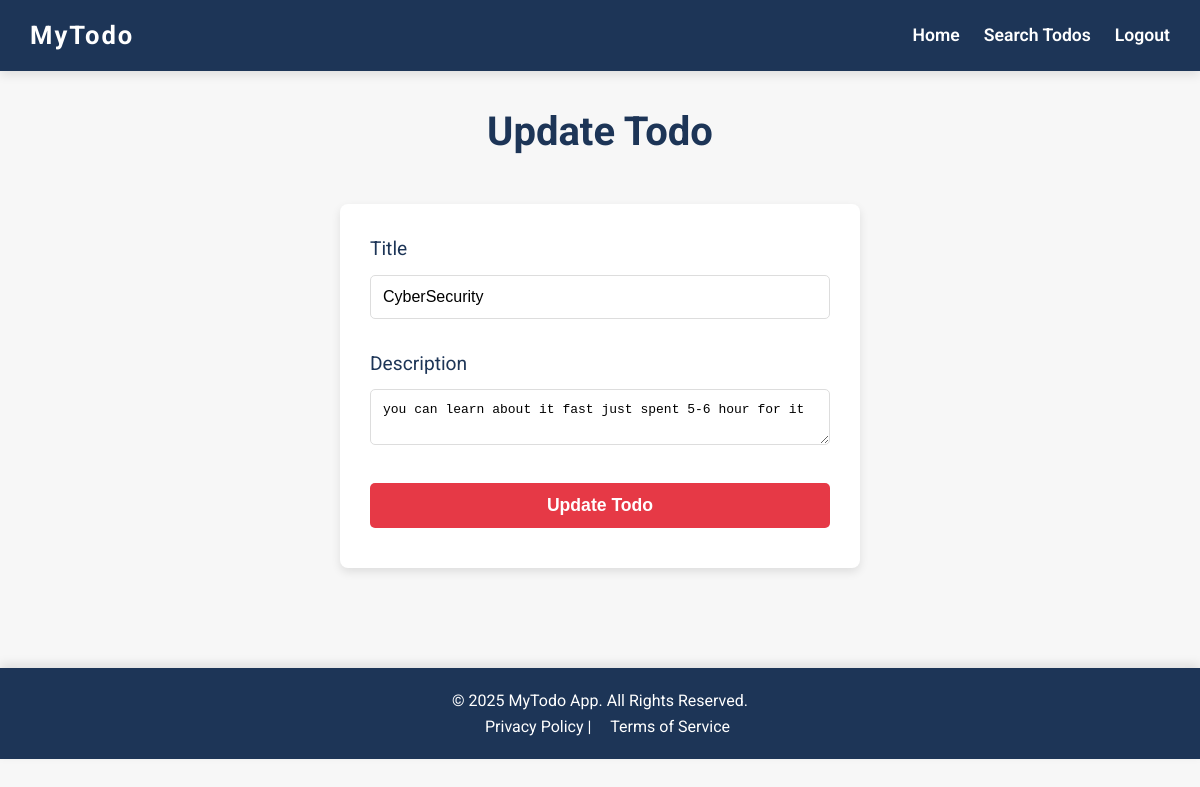
Screenshot of /update/7 (signed in) with the database file from the repository.
### tables this page shows
CREATE TABLE todos (
                        id INTEGER PRIMARY KEY AUTOINCREMENT,
                        user_id INTEGER NOT NULL,
                        title TEXT NOT NULL,
                        description TEXT NOT NULL,
                        FOREIGN KEY (user_id) REFERENCES users(id));

### app.py (the view, shortened to what this page needs)
@app.route('/update/<int:todo_id>', methods=['GET', 'POST'])
def update(todo_id):
    if 'user_id' not in session:
        flash("You need to be logged in to update a todo.", "danger")
        return redirect(url_for('login'))
    with get_db() as db:
        todo = db.execute('SELECT * FROM todos WHERE id = ? AND user_id = ?', (todo_id, session['user_id'])).fetchone()
    if todo is None:
        flash("Todo not found or you're not authorized to edit this todo.", "danger")
        return redirect(url_for('home'))
    return render_template('update.html', todo=todo)

### app.py (called while the page is built)
def get_db():
    conn = sqlite3.connect(DATABASE)
    conn.row_factory = sqlite3.Row
    return conn

### templates/update.html (shortened to what this page needs)
{% extends 'base.html' %}
{% block body %}
  <div class="container">
    <h1>Update Todo</h1>
    <form action="/update/{{ todo.id }}" method="POST" class="form">
      <div class="form-group">
        <label for="title">Title</label>
        <input type="text" name="title" value="{{ todo.title }}" required class="input-field">
      </div>
      <div class="form-group">
        <label for="description">Description</label>
        <textarea name="description" required class="input-field">{{ todo.description }}</textarea>
      </div>
      <button type="submit" class="button primary-btn">Update Todo</button>
    </form>
  </div>
{% endblock %}

### templates/base.html (style rules this page uses)
* { margin: 0; padding: 0; box-sizing: border-box; }
body { font-family: 'Roboto', sans-serif; background-color: #f7f7f7; color: #333; line-height: 1.6; }
.container { max-width: 1200px; margin: 0 auto; padding: 80px 20px 40px; }
h1, h2, h3 { color: #1d3557; font-weight: 700; text-align: center; margin-bottom: 1em; }
h1 { font-size: 2.5em; }
button, .button { background-color: #e63946; color: white; padding: 10px 20px; border: none; border-radius: 5px; cursor: pointer; font-weight: 600; transition: background-color 0.3s ease; }
form { background-color: white; border-radius: 8px; box-shadow: 0 4px 10px rgba(0, 0, 0, 0.1); padding: 30px; margin-top: 40px; }
form input, form select, form button { width: 100%; padding: 15px; margin: 10px 0; border-radius: 5px; border: 1px solid #ddd; font-size: 1.1em; }

### templates/update.html (style rules this page uses)
.container { max-width: 600px; margin: 0 auto; padding: 50px 20px; }
h1 { text-align: center; font-size: 2.5em; color: #1d3557; margin-bottom: 30px; }
.form-group { margin-bottom: 20px; }
.form-group label { font-size: 1.2em; color: #1d3557; margin-bottom: 5px; display: block; }
.input-field { width: 100%; padding: 12px; font-size: 1em; border-radius: 5px; border: 1px solid #ddd; box-sizing: border-box; margin-top: 5px; }
.button { display: inline-block; padding: 12px 25px; font-size: 1.1em; border-radius: 5px; text-align: center; text-decoration: none; transition: background-color 0.3s ease; cursor: pointer; width: 100%; }
.primary-btn { background-color: #e63946; color: white; }

### rows the page displays
todos: title "CyberSecurity", description "you can learn about it fast just spent 5-6 hour for it"
